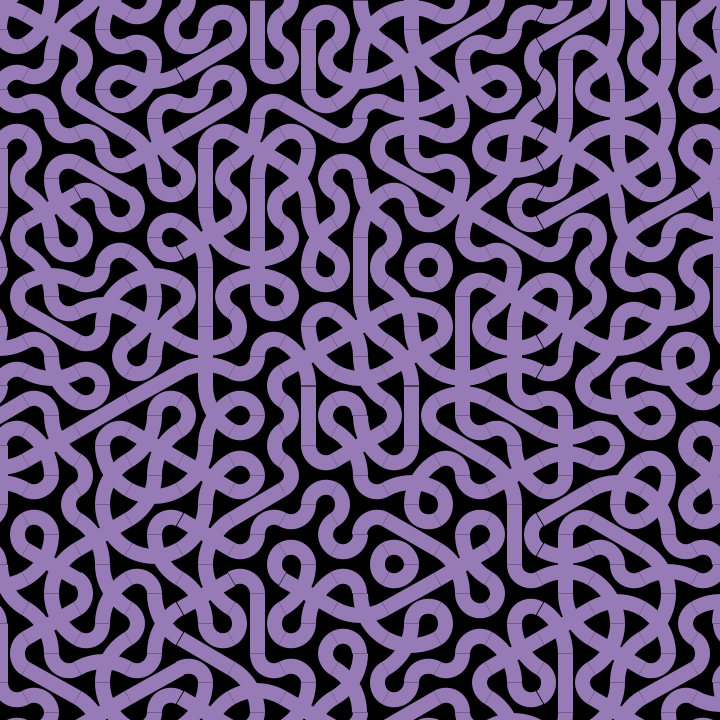
Frame 1 (no input)
Frame 60 (the mouse pressed at the canvas centre just before this capture): identical to frame 1, image omitted
Frame 120 (the mouse held since frame 60 and released just before this capture): identical to frame 1, image omitted

The Processing sketch that drew this single still picture (run headless with seeded random() and noise(); from frame 60 on, the mouse is pressed at the canvas centre):

// Processing sketch: truchettilesv3
// ── truchettilesv3.pde
Hex[][] grid;
float rM;
float r;
int n =15;
int weight = 15;
float xSep;
float tightArcSize;
float looseArcSize;
float s;

void setup(){
  size(720, 720);
  strokeWeight(weight);
  strokeCap(SQUARE);
  stroke(color(#967bb6,255));
  rM = width/((n-1)*(1+sin(PI/6)));
  r = rM*cos(PI/6);
  xSep = rM*(1+sin(PI/6));
  tightArcSize = 2*rM*sin(PI/6);
  s = 2*rM*sin(PI/6);
  looseArcSize = 2*1.5*s;
  background(0);

  noFill();

  
  // init grid
  grid = new Hex[n][n];
  for(int row = 0; row < n; row++){
    for(int col = 0; col < n; col++){
      if(col % 2 == 1){
        grid[row][col] = new Hex(col*xSep, (2*row+1)*r);
      } else {
        grid[row][col] = new Hex(col*xSep, 2*row*r);
      }
      grid[row][col].show();
    }
  }
  
}

void draw(){

}

// ── Hex.pde
class Hex{
  PVector pos;
  int state;
  float a;
  Hex(float x, float y){
    pos = new PVector(x,y);
    state = int(random(4));
    a = int(random(6))*TWO_PI/6;
  }
  
  void show(){
    
    //beginShape();
    //  for(int i = 0; i < 6; i ++){
    //    vertex(pos.x + rM*cos(i*TWO_PI/6), pos.y + rM*sin(i*TWO_PI/6)); 
    //  }
    //endShape(CLOSE);
    
    
    pushMatrix();
    translate(pos.x, pos.y);
    rotate(a);
    switch(state){
      case 0: // one straight, two tight arcs
        line(0, -r, 0, r);
        arc(rM, 0, tightArcSize, tightArcSize, TWO_PI/3, 2*TWO_PI/3);
        arc(-rM, 0, tightArcSize, tightArcSize, -THIRD_PI, THIRD_PI);
        break;
      case 1: // all tight arcs
        for(int i = 0; i < 3; i++){
          pushMatrix();
            rotate(i*TWO_PI/3);
            arc(-rM, 0, tightArcSize, tightArcSize, -THIRD_PI, THIRD_PI);
          popMatrix();
        }
        break;
       case 2: // crossing loose arcs, one tight arc
         arc(- rM, 0, tightArcSize, tightArcSize, -THIRD_PI, THIRD_PI);
         arc(1.5*s, -r, looseArcSize, looseArcSize, 2*PI/3, PI);
         arc(1.5*s, r, looseArcSize, looseArcSize, PI, 2*TWO_PI/3);
         break;
       case 3: // two loose, one straight
         line(r*cos(-PI/6),r*sin(-PI/6),r*cos(5*PI/6), r*sin(5*PI/6));
         arc(1.5*s, -r, looseArcSize, looseArcSize, 2*THIRD_PI, PI);
         arc(-1.5*s, r, looseArcSize, looseArcSize, -THIRD_PI, 0);
         break;
    }
    popMatrix();
  }
}
